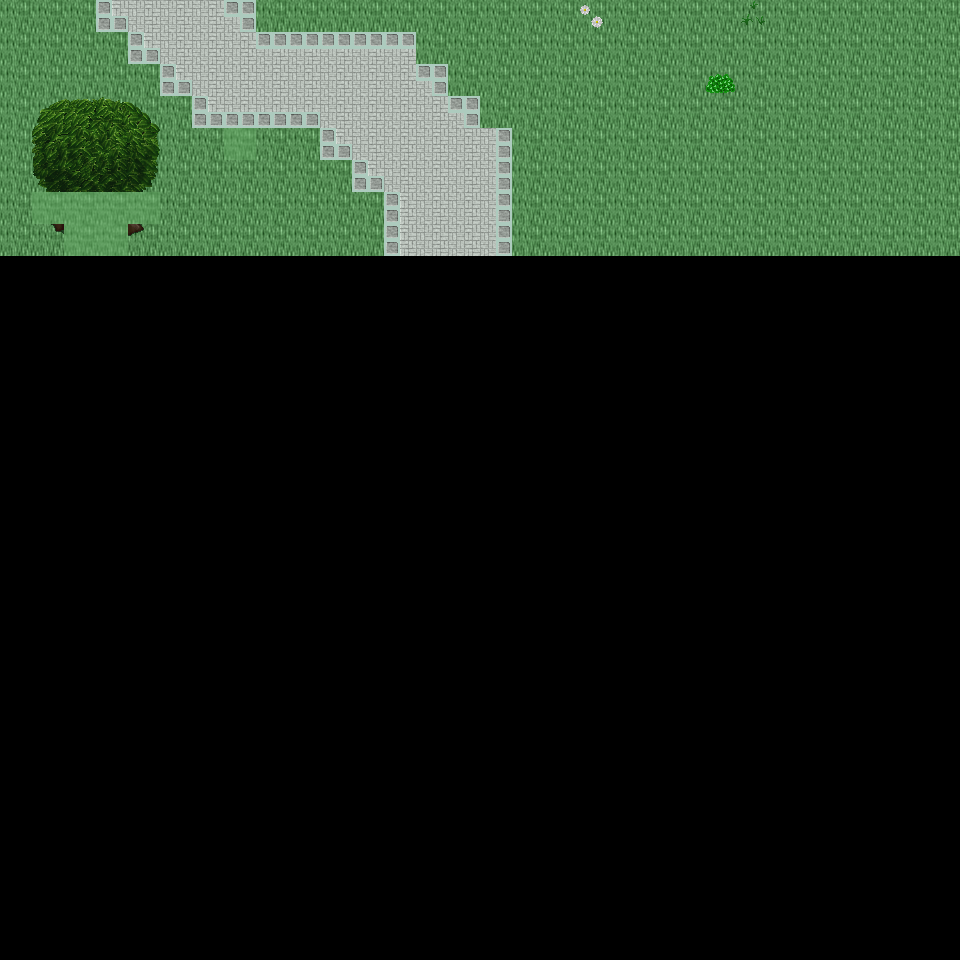

A level layout from a 2D game, rendered from its tile map. Below: a short description, then the map file with tile-grid data replaced by summaries:
An orthogonal 30x30 tile map with 32x32 px tiles, 6 tile layers (Ground, Object, Object2, Above, ...), 48 tilesets and 3 objects (3x mapExit).

<map version="1.0" orientation="orthogonal" renderorder="right-down" width="30" height="30" tilewidth="32" tileheight="32" nextobjectid="4">
  <tileset firstgid="1" name="tileset_ground_ground" tilewidth="32" tileheight="32" tilecount="33" columns="3">
    <image source="../drawable/tileset_ground_ground.png" width="96" height="352" />
  </tileset>
  <tileset firstgid="34" name="tileset_ground_ground_2" tilewidth="32" tileheight="32" tilecount="4" columns="4">
    <image source="../drawable/tileset_ground_ground_2.png" width="128" height="32" />
  </tileset>
  <tileset firstgid="38" name="tileset_ground_ridge_earth_dark" tilewidth="32" tileheight="32" tilecount="96" columns="12">
    <image source="../drawable/tileset_ground_ridge_earth_dark.png" width="384" height="256" />
  </tileset>
  <tileset firstgid="134" name="tileset_plant_grasses" tilewidth="32" tileheight="32" tilecount="6" columns="3">
    <image source="../drawable/tileset_plant_grasses.png" width="96" height="64" />
  </tileset>
  <tileset firstgid="140" name="tileset_plant_bush_bushes" tilewidth="32" tileheight="32" tilecount="10" columns="5">
    <image source="../drawable/tileset_plant_bush_bushes.png" width="160" height="64" />
  </tileset>
  <tileset firstgid="150" name="tileset_plant_flower_daisy_white" tilewidth="32" tileheight="32" tilecount="8" columns="2">
    <image source="../drawable/tileset_plant_flower_daisy_white.png" width="64" height="128" />
  </tileset>
  <tileset firstgid="158" name="tileset_building_fence_fence_chunky" tilewidth="32" tileheight="32" tilecount="21" columns="3">
    <image source="../drawable/tileset_building_fence_fence_chunky.png" width="96" height="224" />
  </tileset>
  <tileset firstgid="179" name="tileset_ground_rock_rocks_2" tilewidth="32" tileheight="32" tilecount="4" columns="2">
    <image source="../drawable/tileset_ground_rock_rocks_2.png" width="64" height="64" />
  </tileset>
  <tileset firstgid="183" name="tileset_building_roof_green" tilewidth="32" tileheight="32" tilecount="20" columns="5">
    <image source="../drawable/tileset_building_roof_green.png" width="160" height="128" />
  </tileset>
  <tileset firstgid="203" name="tileset_building_wall_wall_brown" tilewidth="32" tileheight="32" tilecount="12" columns="3">
    <image source="../drawable/tileset_building_wall_wall_brown.png" width="96" height="128" />
  </tileset>
  <tileset firstgid="215" name="tileset_plant_flower_daisy_red" tilewidth="32" tileheight="32" tilecount="8" columns="2">
    <image source="../drawable/tileset_plant_flower_daisy_red.png" width="64" height="128" />
  </tileset>
  <tileset firstgid="223" name="tileset_item_corpse_huge_animal" tilewidth="32" tileheight="32" tilecount="16" columns="2">
    <image source="../drawable/tileset_item_corpse_huge_animal.png" width="64" height="256" />
  </tileset>
  <tileset firstgid="239" name="tileset_plant_stump_rectangular" tilewidth="32" tileheight="32" tilecount="4" columns="2">
    <image source="../drawable/tileset_plant_stump_rectangular.png" width="64" height="64" />
  </tileset>
  <tileset firstgid="243" name="tileset_ground_rock_pebbles" tilewidth="32" tileheight="32" tilecount="3" columns="1">
    <image source="../drawable/tileset_ground_rock_pebbles.png" width="32" height="96" />
  </tileset>
  <tileset firstgid="246" name="tileset_plant_tree_tree_green" tilewidth="32" tileheight="32" tilecount="88" columns="8">
    <image source="../drawable/tileset_plant_tree_tree_green.png" width="256" height="352" />
  </tileset>
  <tileset firstgid="334" name="tileset_item_pot_dark_barrel" tilewidth="32" tileheight="32" tilecount="2" columns="1">
    <image source="../drawable/tileset_item_pot_dark_barrel.png" width="32" height="64" />
  </tileset>
  <tileset firstgid="336" name="tileset_plant_leaves" tilewidth="32" tileheight="32" tilecount="8" columns="4">
    <image source="../drawable/tileset_plant_leaves.png" width="128" height="64" />
  </tileset>
  <tileset firstgid="344" name="tileset_item_statue_cross" tilewidth="32" tileheight="32" tilecount="1" columns="1">
    <image source="../drawable/tileset_item_statue_cross.png" width="32" height="32" />
  </tileset>
  <tileset firstgid="345" name="tileset_ground_ladder_vertical_dark" tilewidth="32" tileheight="32" tilecount="3" columns="3">
    <image source="../drawable/tileset_ground_ladder_vertical_dark.png" width="96" height="32" />
  </tileset>
  <tileset firstgid="348" name="tileset_furniture_light_dark_torch" tilewidth="32" tileheight="32" tilecount="8" columns="2">
    <image source="../drawable/tileset_furniture_light_dark_torch.png" width="64" height="128" />
  </tileset>
  <tileset firstgid="356" name="tileset_building_door_door_n" tilewidth="32" tileheight="32" tilecount="6" columns="3">
    <image source="../drawable/tileset_building_door_door_n.png" width="96" height="64" />
  </tileset>
  <tileset firstgid="362" name="tileset_building_window_window_long" tilewidth="32" tileheight="32" tilecount="3" columns="3">
    <image source="../drawable/tileset_building_window_window_long.png" width="96" height="32" />
  </tileset>
  <tileset firstgid="365" name="tileset_building_roof_yellow" tilewidth="32" tileheight="32" tilecount="20" columns="5">
    <image source="../drawable/tileset_building_roof_yellow.png" width="160" height="128" />
  </tileset>
  <tileset firstgid="385" name="tileset_plant_vine" tilewidth="32" tileheight="32" tilecount="3" columns="1">
    <image source="../drawable/tileset_plant_vine.png" width="32" height="96" />
  </tileset>
  <tileset firstgid="388" name="tileset_logic_portal" tilewidth="32" tileheight="32" tilecount="24" columns="8">
    <image source="../drawable/tileset_logic_portal.png" width="256" height="96" />
  </tileset>
  <tileset firstgid="412" name="tileset_logic_collision" tilewidth="32" tileheight="32" tilecount="1" columns="1">
    <image source="../drawable/tileset_logic_collision.png" width="32" height="32" />
  </tileset>
  <tileset firstgid="413" name="tileset_logic_protection" tilewidth="32" tileheight="32" tilecount="2" columns="2">
    <image source="../drawable/tileset_logic_protection.png" width="64" height="32" />
  </tileset>
  <tileset firstgid="415" name="tileset_ground_green_paving" tilewidth="32" tileheight="32" tilecount="18" columns="3">
    <image source="../drawable/tileset_ground_green_paving.png" width="96" height="192" />
  </tileset>
  <tileset firstgid="433" name="tileset_ground_grass_2" tilewidth="32" tileheight="32" tilecount="21" columns="3">
    <image source="../drawable/tileset_ground_grass_2.png" width="96" height="224" />
  </tileset>
  <tileset firstgid="454" name="tileset_ground_earth_edges" tilewidth="32" tileheight="32" tilecount="18" columns="6">
    <image source="../drawable/tileset_ground_earth_edges.png" width="192" height="96" />
  </tileset>
  <tileset firstgid="472" name="tileset_ground_grass_corners" tilewidth="32" tileheight="32" tilecount="24" columns="6">
    <image source="../drawable/tileset_ground_grass_corners.png" width="192" height="128" />
  </tileset>
  <tileset firstgid="496" name="tileset_ground_earth_edges_yellowgreen" tilewidth="32" tileheight="32" tilecount="15" columns="5">
    <image source="../drawable/tileset_ground_earth_edges_yellowgreen.png" width="160" height="96" />
  </tileset>
  <tileset firstgid="511" name="tileset_ground_water_pool" tilewidth="32" tileheight="32" tilecount="72" columns="3">
    <image source="../drawable/tileset_ground_water_pool.png" width="96" height="768" />
  </tileset>
  <tileset firstgid="583" name="tileset_building_house_pink_blue" tilewidth="32" tileheight="32" tilecount="99" columns="11">
    <image source="../drawable/tileset_building_house_pink_blue.png" width="352" height="288" />
  </tileset>
  <tileset firstgid="682" name="tileset_plant_flower_foxgloves" tilewidth="32" tileheight="32" tilecount="4" columns="2">
    <image source="../drawable/tileset_plant_flower_foxgloves.png" width="64" height="64" />
  </tileset>
  <tileset firstgid="686" name="tileset_plant_tree_evergreen" tilewidth="32" tileheight="32" tilecount="36" columns="3">
    <image source="../drawable/tileset_plant_tree_evergreen.png" width="96" height="384" />
  </tileset>
  <tileset firstgid="722" name="tileset_plant_tree_spruce" tilewidth="32" tileheight="32" tilecount="6" columns="2">
    <image source="../drawable/tileset_plant_tree_spruce.png" width="64" height="96" />
  </tileset>
  <tileset firstgid="728" name="tileset_plant_bush_large_green" tilewidth="32" tileheight="32" tilecount="9" columns="3">
    <image source="../drawable/tileset_plant_bush_large_green.png" width="96" height="96" />
  </tileset>
  <tileset firstgid="737" name="tileset_plant_stump_hollow_logs" tilewidth="32" tileheight="32" tilecount="6" columns="3">
    <image source="../drawable/tileset_plant_stump_hollow_logs.png" width="96" height="64" />
  </tileset>
  <tileset firstgid="743" name="tileset_plant_stump_small_stump" tilewidth="32" tileheight="32" tilecount="4" columns="2">
    <image source="../drawable/tileset_plant_stump_small_stump.png" width="64" height="64" />
  </tileset>
  <tileset firstgid="747" name="tileset_plant_bush_bush_pinks" tilewidth="32" tileheight="32" tilecount="4" columns="2">
    <image source="../drawable/tileset_plant_bush_bush_pinks.png" width="64" height="64" />
  </tileset>
  <tileset firstgid="751" name="tileset_building_outhouse" tilewidth="32" tileheight="32" tilecount="12" columns="3">
    <image source="../drawable/tileset_building_outhouse.png" width="96" height="128" />
  </tileset>
  <tileset firstgid="763" name="tileset_item_pot_wooden_bins" tilewidth="32" tileheight="32" tilecount="4" columns="2">
    <image source="../drawable/tileset_item_pot_wooden_bins.png" width="64" height="64" />
  </tileset>
  <tileset firstgid="767" name="tileset_ground_dry_grass" tilewidth="32" tileheight="32" tilecount="54" columns="9">
    <image source="../drawable/tileset_ground_dry_grass.png" width="288" height="192" />
  </tileset>
  <tileset firstgid="821" name="tileset_ground_grass_edges" tilewidth="32" tileheight="32" tilecount="36" columns="12">
    <image source="../drawable/tileset_ground_grass_edges.png" width="384" height="96" />
  </tileset>
  <tileset firstgid="857" name="tileset_light_light_1x1" tilewidth="32" tileheight="32" tilecount="3" columns="3">
    <image source="../drawable/tileset_light_light_1x1.png" width="96" height="32" />
  </tileset>
  <tileset firstgid="860" name="tileset_building_huts" tilewidth="32" tileheight="32" tilecount="338" columns="26">
    <image source="../drawable/tileset_building_huts.png" width="832" height="416" />
  </tileset>
  <tileset firstgid="1198" name="tileset_light_door_light" tilewidth="32" tileheight="32" tilecount="12" columns="3">
    <image source="../drawable/tileset_light_door_light.png" width="96" height="128" />
  </tileset>
  <layer name="Ground" width="30" height="30">
    <data>[900 cells, 240 non-empty, 3 distinct tile ids]</data>
  </layer>
  <layer name="Object" width="30" height="30">
    <data>[900 cells, 33 non-empty, 16 distinct tile ids]</data>
  </layer>
  <layer name="Object2" width="30" height="30">
    <data>[900 cells, 0 non-empty, 0 distinct tile ids]</data>
  </layer>
  <layer name="Above" width="30" height="30">
    <data>[900 cells, 10 non-empty, 10 distinct tile ids]</data>
  </layer>
  <layer name="Above2" width="30" height="30">
    <data>[900 cells, 4 non-empty, 4 distinct tile ids]</data>
  </layer>
  <layer name="Walkable" width="30" height="30">
    <data>[900 cells, 7 non-empty, 1 distinct tile ids]</data>
  </layer>
  <objectgroup name="MapEvents">
    <object id="1" name="north" type="mapExit" x="0" y="0" width="960" height="32">
      <properties>
        <property name="map" value="level_0_x122_y11" />
        <property name="x" value="0" />
        <property name="y" value="28" />
      </properties>
    </object>
    <object id="2" name="west" type="mapExit" x="0" y="0" width="32" height="960">
      <properties>
        <property name="map" value="level_0_x121_y12" />
        <property name="x" value="28" />
        <property name="y" value="0" />
      </properties>
    </object>
    <object id="3" name="east" type="mapExit" x="928" y="0" width="32" height="960">
      <properties>
        <property name="map" value="level_0_x123_y12" />
        <property name="x" value="1" />
        <property name="y" value="0" />
      </properties>
    </object>
  </objectgroup>
</map>
